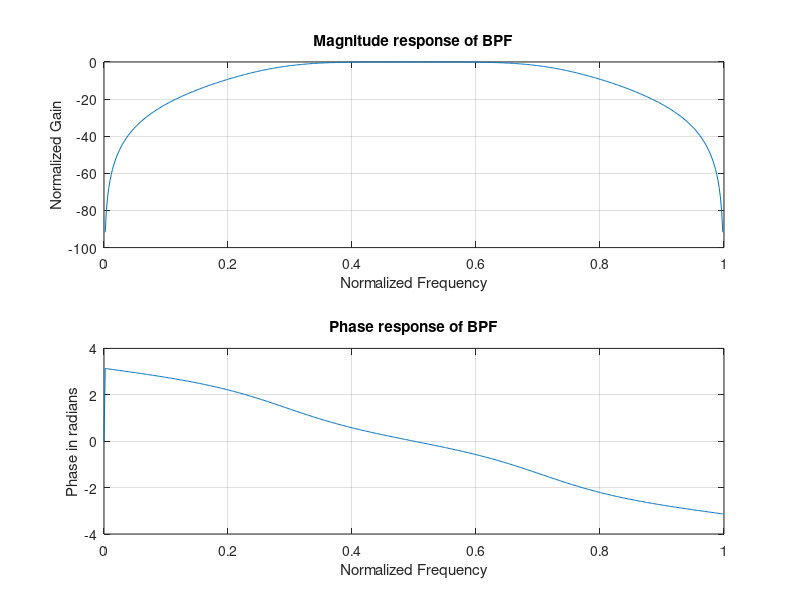

The MATLAB source for this figure:
%butterworth BPF filter

alphaP=2;%passband attenuation
alphaS=20;%stopband attenuation
wp=[0.3 0.7];%passband frequency
ws=[0.1 0.9];%stopband frequency
[n,wn]=buttord(wp,ws,alphaP,alphaS);
[b,a]=butter(n,wn);
w=0:0.01:pi;
[h,ph]=freqz(b,a);
m=20*log10(abs(h));
subplot(2,1,1)
plot(ph/pi,m)
grid on;
xlabel('Normalized Frequency');
ylabel('Normalized Gain');
title('Magnitude response of BPF');
subplot(2,1,2)
plot(ph/pi,angle(h));
grid on;
xlabel('Normalized Frequency');
ylabel('Phase in radians');
title('Phase response of BPF');
